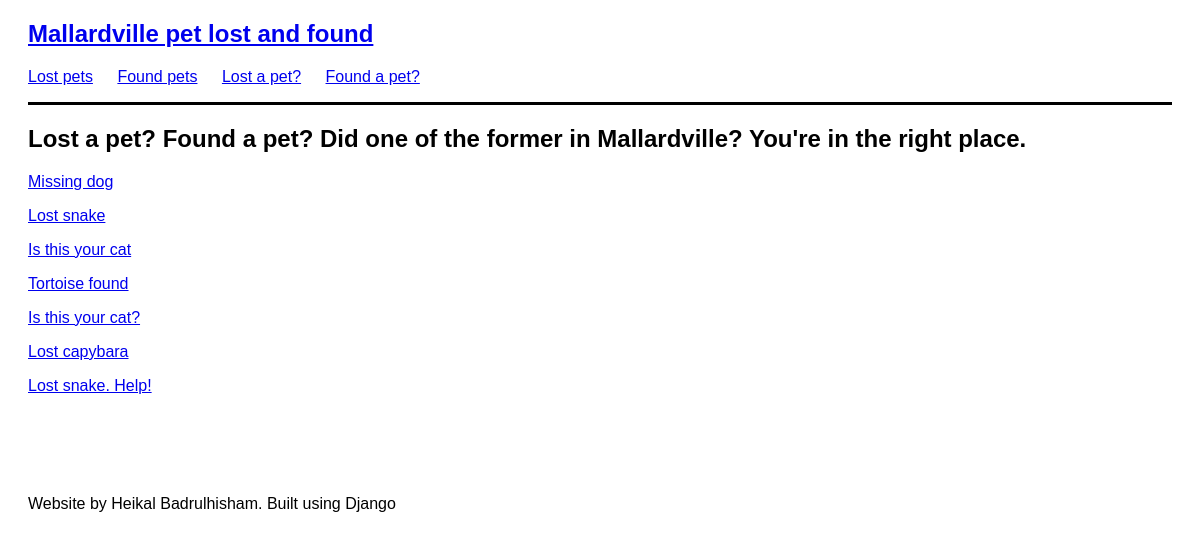
The app's page /, older data.
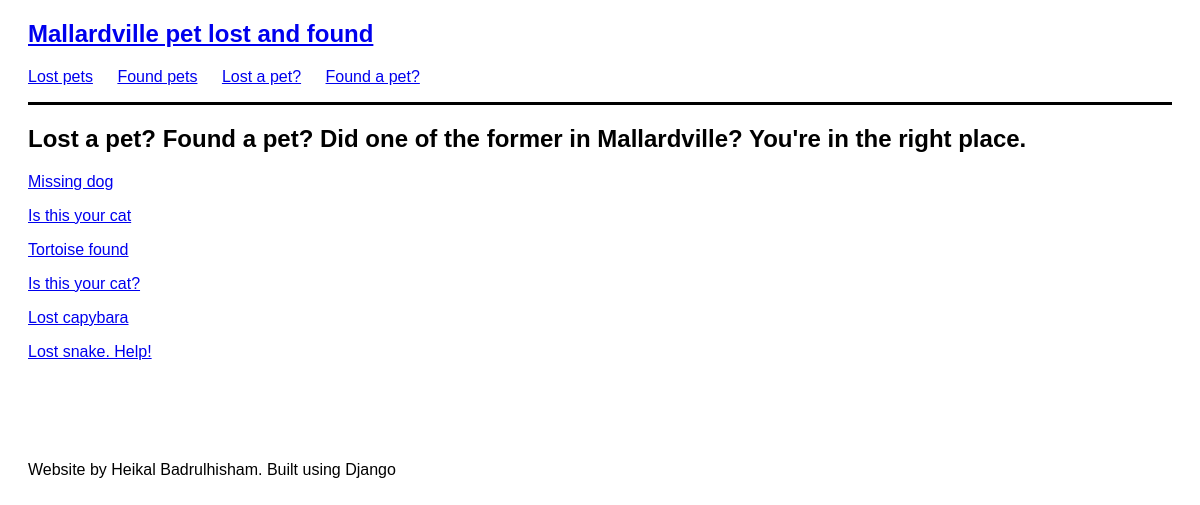
The same page, newer data.
### posts/models.py (models this page shows, shortened)
class Post(models.Model):
    title = models.CharField(max_length=80)
    picture = models.ImageField(upload_to='uploads/', blank=True, null=True)
    description = models.TextField(null=True)
    email = models.EmailField(blank=True, null=True)
    phone = models.CharField(max_length=80, blank=True, null=True)
    date_posted = models.DateField(auto_now=True)
    award = models.DecimalField(max_digits=100, decimal_places=2, blank=True,
                                null=True, default=0.00)
    password = models.CharField(default='password', max_length=100)
    def get_absolute_url(self):
        return reverse('post-detail', kwargs={'id': self.id})

### pages/views.py (the view)
# urls.py: path('', home_view, name='home'),
def home_view(request):
    queryset = Post.objects.all()
    context = {'posts': queryset}
    return render(request, 'home.html', context)

### templates/home.html
{% extends 'base.html' %}
{% block content %}
<h2>Lost a pet? Found a pet? Did one of the former in Mallardville? You're in the right place.</h2>
{% for post in posts %}
<div>
    <a href="{{ post.get_absolute_url }}"><p>{{ post.title }}</p></a>
</div>
{% endfor %}
{% endblock %}

Row changes from the older to the newer data that the page shows:
removed Post: title "Lost snake"
